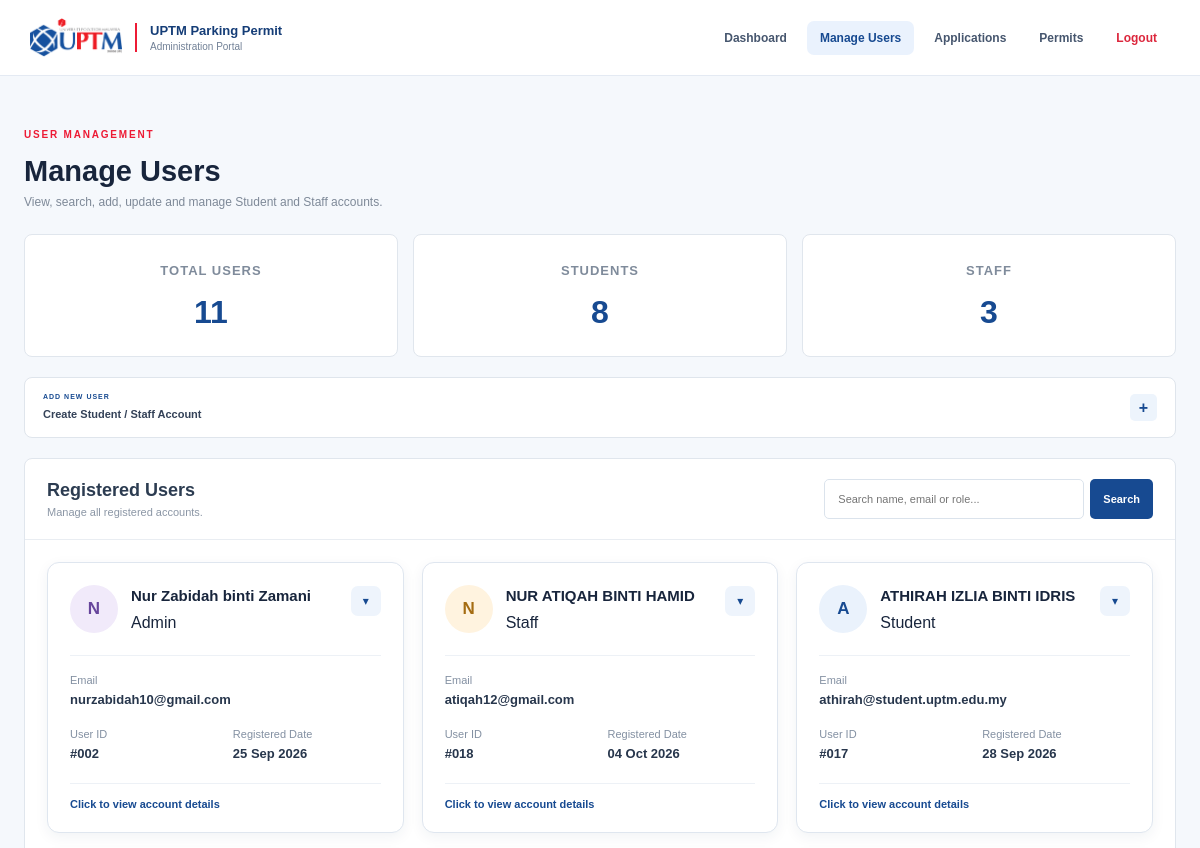
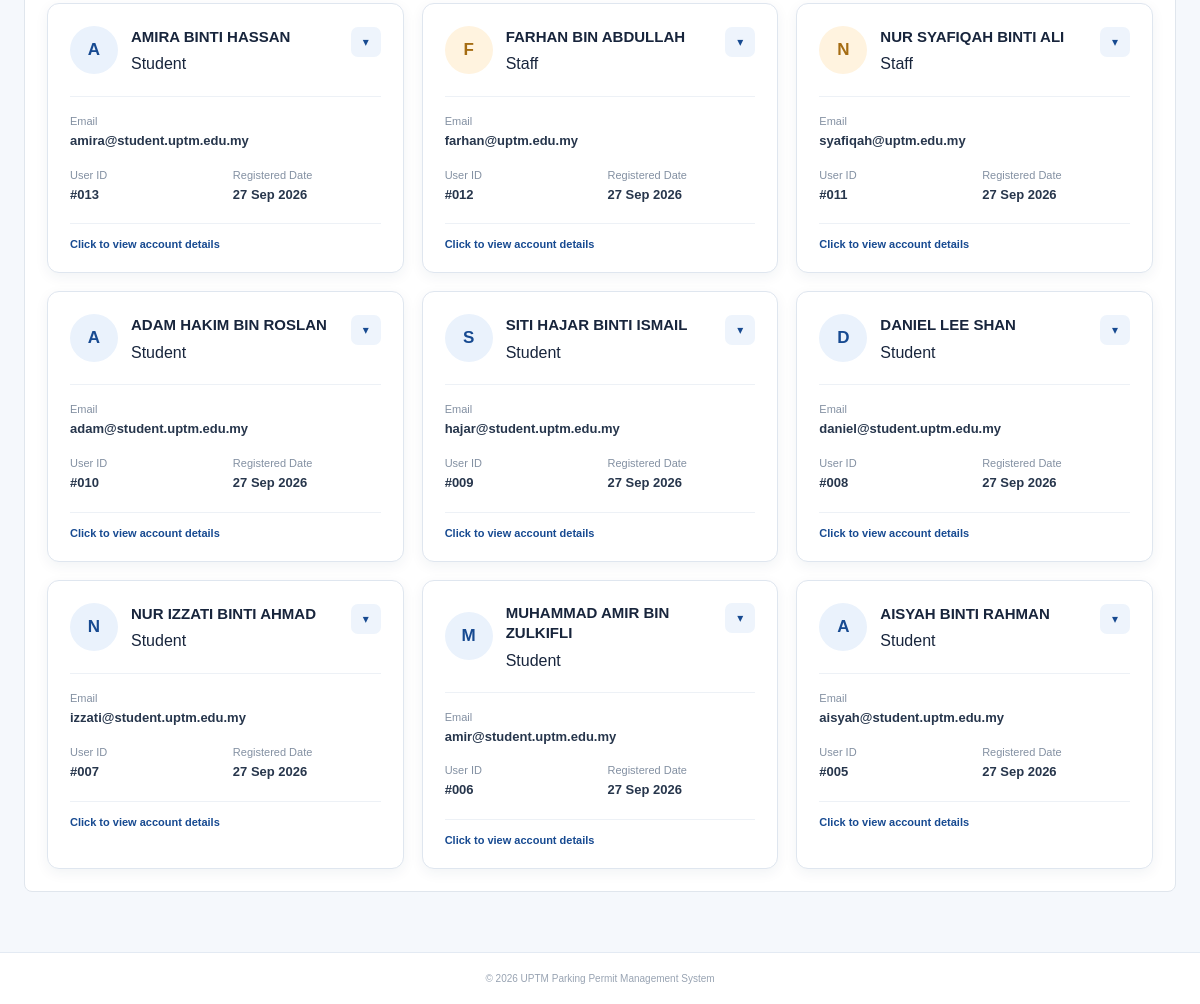
Page /manage_users.php (signed in) on the committed database (2 pictures, top to bottom).
### tables this page shows
CREATE TABLE `users` (
  `user_id` int(11) NOT NULL,
  `full_name` varchar(100) NOT NULL,
  `email` varchar(100) NOT NULL,
  `password` varchar(255) NOT NULL,
  `role` enum('Student','Staff','Admin') NOT NULL,
  `created_at` timestamp NOT NULL DEFAULT current_timestamp()
);

### manage_users.php (the view, shortened to what this page needs)
<?php
require_once "db.php";
function e($value)
{
    return htmlspecialchars(
        (string)$value,
        ENT_QUOTES,
        "UTF-8"
    );
}
$search = trim($_GET["search"] ?? "");
$count_sql =
    "SELECT COUNT(*) AS total, SUM(role = 'Student') AS students, SUM(role = 'Staff') AS staff
     FROM users
     WHERE role != 'Admin'";
$count_result =mysqli_query($connect, $count_sql);
$count_data = mysqli_fetch_assoc($count_result);
$total_users = (int)($count_data["total"] ?? 0);
$total_students = (int)($count_data["students"] ?? 0);
$total_staff = (int)($count_data["staff"] ?? 0);
if ($search !== "") {
    $search_value = "%" . $search . "%";
    $sql =
        "SELECT user_id, full_name, email, role, created_at
         FROM users
         WHERE full_name LIKE ?
         OR email LIKE ?
         OR role LIKE ?
         ORDER BY
            CASE
                WHEN role = 'Admin' THEN 1
                ELSE 2
            END, user_id DESC";
    $stmt = mysqli_prepare($connect,$sql);
    mysqli_stmt_bind_param($stmt,"sss",$search_value,$search_value,$search_value);
    mysqli_stmt_execute($stmt);
    $result =mysqli_stmt_get_result($stmt);
} else {
    $sql =
        "SELECT user_id, full_name, email, role, created_at
         FROM users
         ORDER BY
            CASE
                WHEN role = 'Admin' THEN 1
                ELSE 2
            END, user_id DESC";
    $result = mysqli_query($connect, $sql);
}
?>
<!DOCTYPE html>
<html lang="en">
<head>
    <link rel="stylesheet" href="style.css?v=11">
</head>
<body class="admin-page">
<header class="admin-header">
    <a href="admin_dashboard.php" class="admin-brand">
        <img src="images/uptm-logo.png" alt="UPTM Logo" class="admin-logo">
        <div class="admin-brand-text">
            <strong>UPTM Parking Permit</strong>
            <span>Administration Portal</span>
        </div>
    </a>
    <nav class="admin-nav">
        <a href="admin_dashboard.php"class="admin-nav-link">
            Dashboard
        </a>
        <a href="manage_users.php" class="admin-nav-link active">
            Manage Users
        </a>
        <a href="manage_applications.php" class="admin-nav-link">
            Applications
        </a>
        <a href="manage_permits.php" class="admin-nav-link" >
            Permits
        </a>
        <a href="logout.php" class="admin-nav-link admin-logout">
            Logout
        </a>
    </nav>
</header>
<main class="admin-main">
    <section class="manage-page-heading">
        <span class="admin-eyebrow">
            USER MANAGEMENT
        </span>
        <h1>Manage Users</h1>
        <p>
            View, search, add, update and
            manage Student and Staff accounts.
        </p>
    </section>
    <section class="user-summary-grid">
        <div class="user-summary-card">
            <span>Total Users</span>
            <strong>
                <?php echo $total_users; ?>
            </strong>
        </div>
        <div class="user-summary-card">
            <span>Students</span>
            <strong>
                <?php echo $total_students; ?>
            </strong>
        </div>
        <div class="user-summary-card">
            <span>Staff</span>
            <strong>
                <?php echo $total_staff; ?>
            </strong>
        </div>
    </section>
    <details class="add-user-panel">
        <summary>
            <div>
                <span>ADD NEW USER</span>
                <strong>Create Student / Staff Account</strong>
            </div>
            <div class="add-user-plus">+</div>
        </summary>
    </details>
    <section class="manage-users-section">
        <div class="manage-users-toolbar">
            <div>
                <h2>Registered Users</h2>
                <p>Manage all registered accounts.</p>
            </div>
            <form method="GET" action="manage_users.php" class="user-search-form">
                <input type="text" name="search" value="<?php echo e($search); ?>" placeholder="Search name, email or role...">
                <button type="submit">Search</button>
            </form>
        </div>
        <?php if (mysqli_num_rows($result) > 0): ?>
            <div class="admin-user-card-grid">
                <?php while ($user = mysqli_fetch_assoc($result)): ?>
                    <details class="admin-user-card">
                        <summary class="admin-user-card-summary">
                            <div class="user-card-top">
                                <div class="admin-user-avatar <?php echo strtolower(e($user["role"])); ?>">
                                    <?php
                                    echo strtoupper(substr($user["full_name"], 0, 1));
                                    ?>
                                </div>
                                <div class="user-card-name">
                                    <div class="user-name-role">
                                        <h3><?php echo e($user["full_name"]); ?></h3>
                                        <span class="user-role-badgerole-<?php echo strtolower(e($user["role"]));?>">
                                            <?php echo e($user["role"]); ?>
                                        </span>
                                    </div>
                                    <span class="user-card-arrow">
                                        &#9662;
                                    </span>
                                </div>
                            </div>
                            <div class="user-card-information">
                                <div class="user-card-info user-card-email">
                                    <span>Email</span>
                                    <strong><?php echo e($user["email"]); ?></strong>
                                </div>
                                <div class="user-card-info">
                                    <span>User ID</span>
                                    <strong>#<?php
                                        echo str_pad($user["user_id"],3,"0",STR_PAD_LEFT);
                                        ?>
                                    </strong>
                                </div>
                                <div class="user-card-info">
                                    <span>Registered Date</span>
                                    <strong>
                                        <?php
                                        echo date("d M Y",strtotime($user["created_at"]));
                                        ?>
                                    </strong>
                                </div>
                            </div>
                            <div class="user-card-view">Click to view account details</div>
                        </summary>
                    </details>
                <?php endwhile; ?>
            </div>
        <?php endif; ?>
    </section>
</main>
<footer class="admin-footer">
    &copy;
    <?php echo date("Y"); ?>
    UPTM Parking Permit Management System
</footer>
</body>
</html>

### rows in the picture
users: full_name "N", full_name "Nur Zabidah binti Zamani", role "Admin", email "nurzabidah10@gmail.com", user_id "002", created_at "25 Sep 2026"
users: full_name "N", full_name "NUR ATIQAH BINTI HAMID", role "Staff", email "atiqah12@gmail.com", user_id "018", created_at "04 Oct 2026"
users: full_name "A", full_name "ATHIRAH IZLIA BINTI IDRIS", role "Student", email "athirah@student.uptm.edu.my", user_id "017", created_at "28 Sep 2026"
users: full_name "A", full_name "AMIRA BINTI HASSAN", role "Student", email "amira@student.uptm.edu.my", user_id "013", created_at "27 Sep 2026"
users: full_name "F", full_name "FARHAN BIN ABDULLAH", role "Staff", email "farhan@uptm.edu.my", user_id "012", created_at "27 Sep 2026"
users: full_name "N", full_name "NUR SYAFIQAH BINTI ALI", role "Staff", email "syafiqah@uptm.edu.my", user_id "011", created_at "27 Sep 2026"
users: full_name "A", full_name "ADAM HAKIM BIN ROSLAN", role "Student", email "adam@student.uptm.edu.my", user_id "010", created_at "27 Sep 2026"
users: full_name "S", full_name "SITI HAJAR BINTI ISMAIL", role "Student", email "hajar@student.uptm.edu.my", user_id "009", created_at "27 Sep 2026"
users: full_name "D", full_name "DANIEL LEE SHAN", role "Student", email "daniel@student.uptm.edu.my", user_id "008", created_at "27 Sep 2026"
users: full_name "N", full_name "NUR IZZATI BINTI AHMAD", role "Student", email "izzati@student.uptm.edu.my", user_id "007", created_at "27 Sep 2026"
users: full_name "M", full_name "MUHAMMAD AMIR BIN ZULKIFLI", role "Student", email "amir@student.uptm.edu.my", user_id "006", created_at "27 Sep 2026"
users: full_name "A", full_name "AISYAH BINTI RAHMAN", role "Student", email "aisyah@student.uptm.edu.my", user_id "005", created_at "27 Sep 2026"

### other values in the picture
$total_users "11"
$total_students "8"
$total_staff "3"
